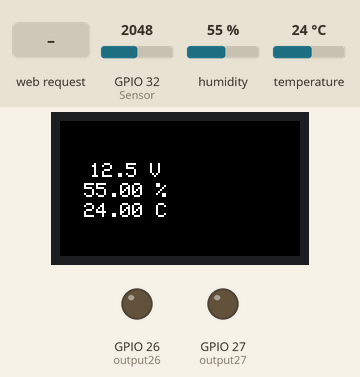
Simulated run of this sketch. Board: ESP32. Parts: 240×135 colour display, output pins drawn as LEDs (lit = HIGH). The test bench sets the inputs (shaded band); at power-on: humidity 55 %, GPIO 32 (Sensor) = 2048, temperature 24 °C. What the sketch prints to the serial monitor is not drawn.

Above: at 5.8 s.
5.9 s: HTTP request GET /26/on received
At 6.8 s:
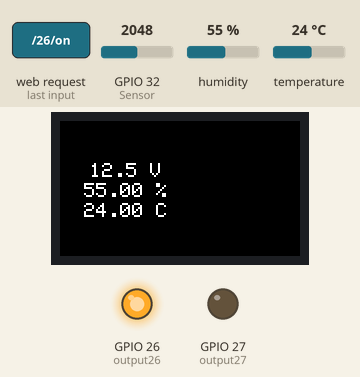
7.4 s: HTTP request GET /27/on received
At 7.9 s:
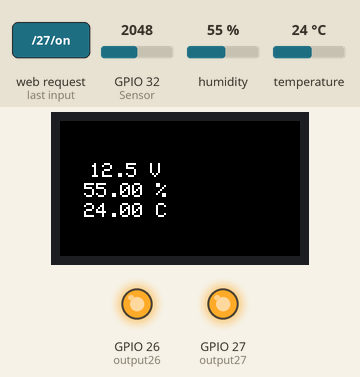
8.9 s: HTTP request GET /26/off received
At 10.1 s:
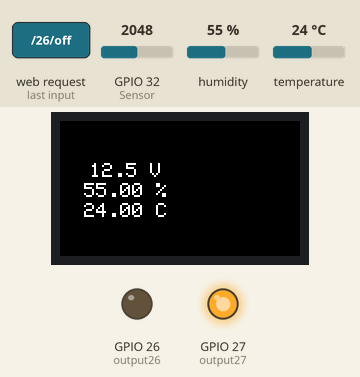
10.4 s: humidity set to 22 %
At 16.5 s:
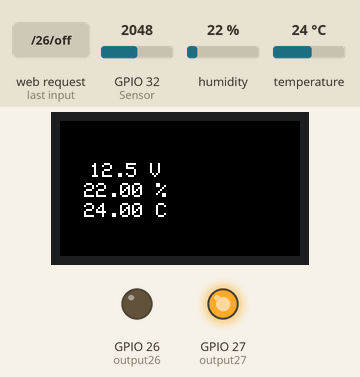
16.8 s: GPIO 32 (Sensor) set to 2866
At 20.6 s:
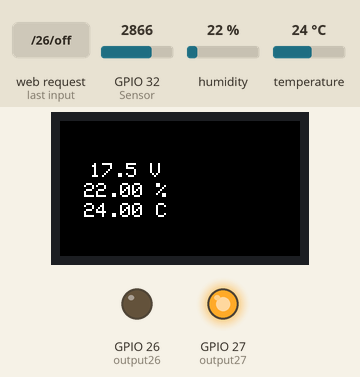
21.8 s: temperature set to 12 °C
At 26.0 s:
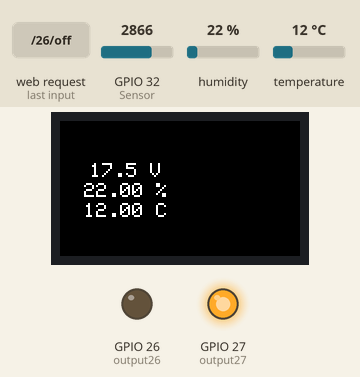
Timing chart, 0 to 27.5 s (numbered marks = the images above; inputs shaded):
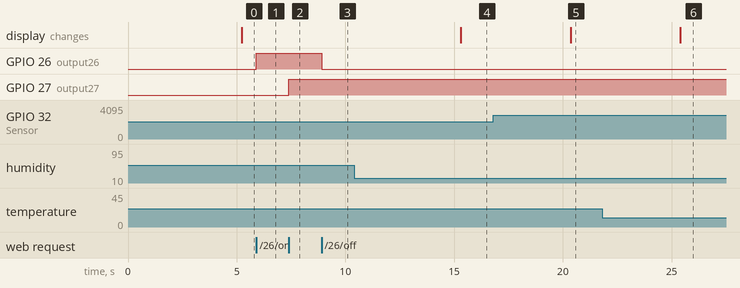

Measured:
- after the input at 5.9 s, GPIO 26 (output26): LOW → HIGH at once
- after the input at 7.4 s, GPIO 27 (output27): LOW → HIGH at once
- after the input at 8.9 s, GPIO 26 (output26): HIGH → LOW at once
- after the input at 10.4 s, the display: changes after 4.9 s (image 4)
- after the input at 16.8 s, the display: changes after 3.6 s (image 5)
- after the input at 21.8 s, the display: changes after 3.6 s (image 6)

The sketch:

esp32_TTGO_OLED_WebServer_dht22_Volt.ino
```cpp
/*
 *   Board: ESP32 Dev Module, Upload 921600, CPU 160MHz, Flash 80MHz, FlashMode QIC, Flash Size 2MB (16MB), Schema: Default 4 with Spiffs, PSRAM disabled
 *   https://randomnerdtutorials.com/esp32-access-point-ap-web-server/
 *   DHT: http://www.iotsharing.com/2017/05/how-to-arduino-esp32-dht11-dht22-temperature-humidity-sensor.html
// https://github.com/Xinyuan-LilyGO/TTGO-T-Display?spm=a2g0o.detail.1000023.1.59f89ca72kY3yP
// http://www.lilygo.cn/claprod_view.aspx?TypeId=21&Id=1128&FId=t28:21:28
// https://github.com/Bodmer/TFT_eSPI
// https://github.com/LennartHennigs/Button2
*/

#include <TFT_eSPI.h>
#include <SPI.h>
#include "WiFi.h"
#include <Wire.h>
#include <Button2.h>
#include "DHT.h"


#ifndef TFT_DISPOFF
#define TFT_DISPOFF 0x28
#endif

#ifndef TFT_SLPIN
#define TFT_SLPIN   0x10
#endif

#define TFT_MOSI            19
#define TFT_SCLK            18
#define TFT_CS              5
#define TFT_DC              16
#define TFT_RST             23

#define TFT_BL          4  // Display backlight control pin
#define ADC_EN          14
#define ADC_PIN         34
#define BUTTON_1        35
#define BUTTON_2        0

TFT_eSPI tft = TFT_eSPI(135, 240); // Invoke custom library
Button2 btn1(BUTTON_1);
Button2 btn2(BUTTON_2);

char buff[512];
int vref = 1100;
int btnCick = false;


//Spannung messen
int Sensor = 32;
float Spannung = 0.0;
int Sensorwert = 0;
const float R1 = 30000.0f; // Der Widerstand R1 hat eine größe von 30 kOhm
const float R2 = 7500.0f; //  Der Widerstand R2 hat eine größe von 7,5 kOhm
const float MAX_VIN = 5.0f;
int NumberOfSamples = 1000;
float h = 0;
float t = 0;

//Temperatur messen
#define DHTPIN 33
#define DHTTYPE DHT22
DHT dht(DHTPIN, DHTTYPE);

//WIFI
const char* ssid     = "ESP32-Access-Point";
const char* password = "123456789";

// Set web server port number to 80
WiFiServer server(80);

unsigned long timer;
unsigned long timeSinceLastRead ;

String header;

// Auxiliar variables to store the current output state
String output26State = "off";
String output27State = "off";

// Assign output variables to GPIO pins
const int output26 = 26;
const int output27 = 27;


void setup() {
  Serial.begin(115200);
  Serial.println("Setup");
  tft.init();
  tft.setRotation(1);
  tft.fillScreen(TFT_BLACK);
  tft.setTextSize(2);
  tft.setTextColor(TFT_WHITE);
  tft.setCursor(0, 0);
  tft.setTextDatum(MC_DATUM);

  pinMode(output26, OUTPUT);
  pinMode(output27, OUTPUT);
  digitalWrite(output26, LOW);
  digitalWrite(output27, LOW);

  // Connect to Wi-Fi network with SSID and password
  Serial.print("Setting AP (Access Point)…");
  // Remove the password parameter, if you want the AP (Access Point) to be open
  WiFi.softAP(ssid, password);

  IPAddress IP = WiFi.softAPIP();
  Serial.print("AP IP address: ");
  Serial.println(IP);
  tft.print("IP: ");
  tft.println(IP);

  server.begin();
  dht.begin();

  timeSinceLastRead = millis();
}


void loop()
{
  timer = millis();

  if (timer - timeSinceLastRead > 5000)
  {
    //Spannung messen
    float vout = (analogRead(Sensor) * MAX_VIN) / 4096.0f;
    Spannung = vout / (R2/(R1+R2));
    Serial.println("INPUT V= " + String(Spannung, 1) );
    Serial.println("Value= "   + String(Sensorwert) );

    //*******************************************************************************

       h = dht.readHumidity();    // Lesen der Luftfeuchtigkeit und speichern in die Variable h
       t = dht.readTemperature(); // Lesen der Temperatur in °C und speichern in die Variable t
      if (isnan(h) || isnan(t))
      {
        Serial.println("Fehler beim auslesen des Sensors!");
        h=0;
        t=0;
       }
      Serial.print("Luftfeuchtigkeit: ");
      Serial.print(h,2);                  // Ausgeben der Luftfeuchtigkeit
      Serial.print(" %\t");              // Tabulator
      Serial.print("Temperatur: ");
      Serial.print(t,2);                  // Ausgeben der Temperatur
      Serial.write(' °');                // Schreiben des ° Zeichen
      Serial.println("C");
      //***************************************************************
      tft.fillScreen(TFT_BLACK);
      tft.drawString("Spannung:  " + String(Spannung, 1) + " V",0 , 50 );
      tft.drawString("Humidity:  " + String(h,2) + " %" , 0 , 70 );
      tft.drawString("Temp:      " + String(t,2) + " C" , 0 , 90 );

      //**************************************************************************

      timeSinceLastRead = millis();
  }

  WiFiClient client = server.available();   // Listen for incoming clients

   if (client) {                             // If a new client connects,
    Serial.println("New Client.");          // print a message out in the serial port
    String currentLine = "";                // make a String to hold incoming data from the client
    while (client.connected()) {            // loop while the client's connected
      if (client.available()) {             // if there's bytes to read from the client,
        char c = client.read();             // read a byte, then
        Serial.write(c);                    // print it out the serial monitor
        header += c;
        if (c == '\n') {                    // if the byte is a newline character
          // if the current line is blank, you got two newline characters in a row.
          // that's the end of the client HTTP request, so send a response:
          if (currentLine.length() == 0) {
            // HTTP headers always start with a response code (e.g. HTTP/1.1 200 OK)
            // and a content-type so the client knows what's coming, then a blank line:
            client.println("HTTP/1.1 200 OK");
            client.println("Content-type:text/html");
            client.println("Connection: close");
            client.println();

            // turns the GPIOs on and off
            if (header.indexOf("GET /26/on") >= 0) {
              Serial.println("GPIO 26 on");
              output26State = "on";
              digitalWrite(output26, HIGH);
            } else if (header.indexOf("GET /26/off") >= 0) {
              Serial.println("GPIO 26 off");
              output26State = "off";
              digitalWrite(output26, LOW);
            } else if (header.indexOf("GET /27/on") >= 0) {
              Serial.println("GPIO 27 on");
              output27State = "on";
              digitalWrite(output27, HIGH);
            } else if (header.indexOf("GET /27/off") >= 0) {
              Serial.println("GPIO 27 off");
              output27State = "off";
              digitalWrite(output27, LOW);
            }

            // Display the HTML web page
            client.println("<!DOCTYPE html><html>");
            client.println("<head><meta name=\"viewport\" content=\"width=device-width, initial-scale=1\">");
            client.println("<link rel=\"icon\" href=\"data:,\">");
            // CSS to style the on/off buttons
            // Feel free to change the background-color and font-size attributes to fit your preferences
            client.println("<style>html { font-family: Helvetica; display: inline-block; margin: 0px auto; text-align: center;}");
            client.println(".button { background-color: #4CAF50; border: none; color: white; padding: 16px 40px;");
            client.println("text-decoration: none; font-size: 30px; margin: 2px; cursor: pointer;}");
            client.println(".button2 {background-color: #555555;}</style></head>");

            // Web Page Heading
            client.println("<body><h1>ESP32 Web Server</h1>");

            // Sensorwerte
            client.println("<h2>Spannung = " + String(Spannung, 1) + " V</h2>");
            Serial.println("INPUT V= " + String(Spannung, 1) );
            Serial.println("Value= "   + String(Sensorwert) );

            client.print("<h2>Luftfeuchtigkeit: " + String(h,2) + " %</h2>");
            client.print("<h2>Temperatur: " + String(t,2) + " C</h2>");

             client.print("<hr>");

            // Display current state, and ON/OFF buttons for GPIO 26
            client.println("<p>GPIO 26 - State " + output26State + "</p>");
            // If the output26State is off, it displays the ON button
            if (output26State=="off") {
              client.println("<p><a href=\"/26/on\"><button class=\"button\">ON</button></a></p>");
            } else {
              client.println("<p><a href=\"/26/off\"><button class=\"button button2\">OFF</button></a></p>");
            }

            // Display current state, and ON/OFF buttons for GPIO 27
            client.println("<p>GPIO 27 - State " + output27State + "</p>");
            // If the output27State is off, it displays the ON button
            if (output27State=="off") {
              client.println("<p><a href=\"/27/on\"><button class=\"button\">ON</button></a></p>");
            } else {
              client.println("<p><a href=\"/27/off\"><button class=\"button button2\">OFF</button></a></p>");
            }
            client.println("</body></html>");

            // The HTTP response ends with another blank line
            client.println();
            // Break out of the while loop
            break;
          } else { // if you got a newline, then clear currentLine
            currentLine = "";
          }
        } else if (c != '\r') {  // if you got anything else but a carriage return character,
          currentLine += c;      // add it to the end of the currentLine
        }
      }
    }
    // Clear the header variable
    header = "";
    // Close the connection
    client.stop();
    Serial.println("Client disconnected.");
    Serial.println("");
  }
}
```
